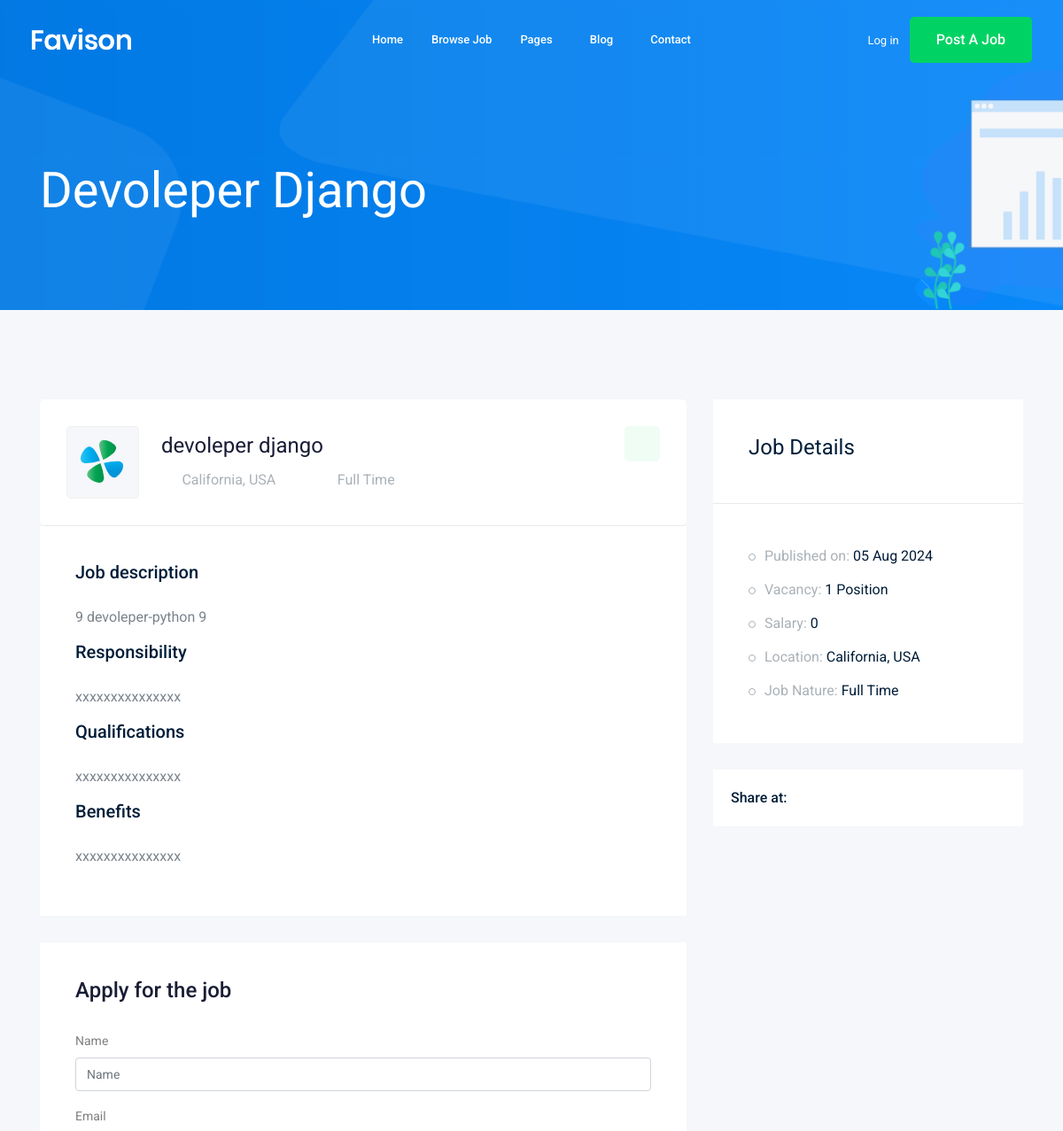
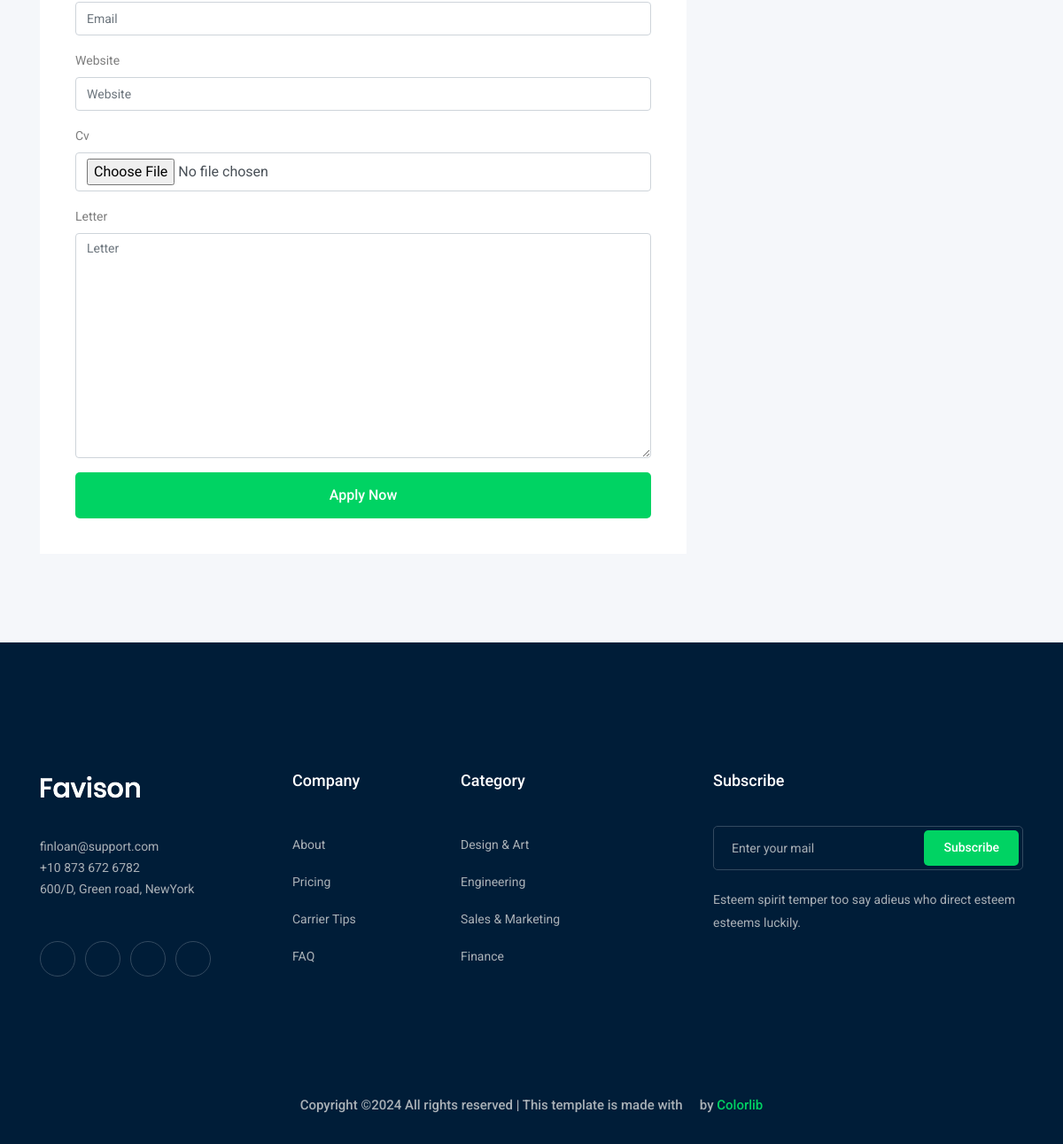
Page /job/devoleper-django/ on the committed database (2 pictures, top to bottom).
### job/models.py (models this page shows, shortened)
class Job(models.Model):
        JOB_TYPE = (
        ('Full Time','Full Time'),
        ('Part Time','Part Time'),
        )
        title= models.CharField(max_length=50)
        job_type = models.CharField(max_length=50,choices=JOB_TYPE)
        description = models.TextField(max_length=10000 )
        responsibility = models.TextField(max_length=10000 )
        qualifications = models.TextField(max_length=10000 )
        benefits = models.TextField(max_length=10000 )
        published_at = models.DateTimeField(auto_now=True)
        vacancy = models.IntegerField(default=1)
        salary = models.IntegerField(default=0)
        experience = models.IntegerField(default=1)
        category = models.ForeignKey('Category',on_delete=models.PROTECT)
        image =models.ImageField(upload_to='job/%Y/%m/%d')
        slug = models.SlugField(blank=True, null=True)
        def __str__(self):
            return self.title

### job/views.py (the view)
# urls.py: path('<str:slug>/', views.job_detail,name='job_detail'),
def job_detail (request,slug) :
    job_detail = Job.objects.get(slug=slug)
    if request.method =='POST' :
        print('\n 1 \n')
        form = ApplyForm(request.POST,request.FILES)
        if form.is_valid():
            print('\n 2 \n')
            myform = form.save(commit=False)
            myform.job=job_detail
            myform.save()
    else:
        form = ApplyForm()
    context = {"job":job_detail,"form":form}
    return render (request,"pages/job/job_detail.html",context)

### job/form.py
class ApplyForm(forms.ModelForm):
    class Meta :
        model = Apply
        fields = ['name', 'email', 'website', 'cv', 'letter']

### templates/pages/job/job_detail.html (shortened to what this page needs)
{% extends "base.html" %}
{% load bootstrap4 %}
{% block content %}
    <div class="bradcam_area bradcam_bg_1">
        <div class="container">
            <div class="row">
                <div class="col-xl-12">
                    <div class="bradcam_text">
                        <h3>{{job}}</h3>
                    </div>
                </div>
            </div>
        </div>
    </div>
    <div class="job_details_area">
        <div class="container">
            <div class="row">
                <div class="col-lg-8">
                    <div class="job_details_header">
                        <div class="single_jobs white-bg d-flex justify-content-between">
                            <div class="jobs_left d-flex align-items-center">
                                <div class="thumb">
                                    <img src="img/svg_icon/1.svg" alt="">
                                </div>
                                <div class="jobs_conetent">
                                    <h4>{{job}}</h4>
                                    <div class="links_locat d-flex align-items-center">
                                        <div class="location">
                                            <p> <i class="fa fa-map-marker"></i> California, USA</p>
                                        </div>
                                        <div class="location">
                                            <p> <i class="fa fa-clock-o"></i>{{job.job_type}}</p>
                                        </div>
                                    </div>
                                </div>
                            </div>
                            <div class="jobs_right">
                                <div class="apply_now">
                                    <a class="heart_mark" href="#"> <i class="ti-heart"></i> </a>
                                </div>
                            </div>
                        </div>
                    </div>
                    <div class="descript_wrap white-bg">
                        <div class="single_wrap">
                            <h4>Job description</h4>
                            <p>{{job.description}}</p>
                            <h4>Responsibility</h4>
                            <p>{{job.responsibility}}</p>
                            <h4>Qualifications</h4>
                            <p>{{job.qualifications}}</p>
                            <h4>Benefits</h4>
                            <p>{{job.benefits}}</p>
                        </div>
                    </div>
                        <div class="apply_job_form white-bg">
                            <h4>Apply for the job</h4>
                            <form method='POST' enctype="multipart/form-data">
                                {% bootstrap_form form %}
                                {% buttons %}
                                            <button class="boxed-btn3 w-100" type="submit">Apply Now</button>
                                    {% endbuttons %}
                            </form>
                    </div>
                </div>
                <div class="col-lg-4">
                    <div class="job_sumary">
                        <div class="summery_header">
                            <h3>Job Details</h3>
                        </div>
                        <div class="job_content">
                            <ul>
                                <li>Published on: <span>{{job.published_at|date:'d M o'}}</span></li>
                                <li>Vacancy: <span>{{job.vacancy}} Position</span></li>
                                <li>Salary: <span>{{job.salary}}</span></li>
                                <li>Location: <span>California, USA</span></li>
                                <li>Job Nature: <span> {{job.job_type}}</span></li>
                            </ul>
                        </div>
                    </div>
                    <div class="share_wrap d-flex">
                        <span>Share at:</span>
                        <ul>
                            <li><a href="#"> <i class="fa fa-facebook"></i></a> </li>
                            <li><a href="#"> <i class="fa fa-google-plus"></i></a> </li>
                            <li><a href="#"> <i class="fa fa-twitter"></i></a> </li>
                            <li><a href="#"> <i class="fa fa-envelope"></i></a> </li>
                        </ul>
                    </div>
                    <div class="job_location_wrap">
                        <div class="job_lok_inner">
                            <div id="map" style="height: 200px;"></div>
                          </div>
                    </div>
                </div>
            </div>
        </div>
    </div>
    {% endblock content %}

### rows in the picture
Job: title "Devoleper Django", title "devoleper django", job_type "Full Time", description "9 devoleper-python 9", responsibility "xxxxxxxxxxxxxxx", qualifications "xxxxxxxxxxxxxxx", benefits "xxxxxxxxxxxxxxx", published_at "05 Aug 2024", vacancy "1", salary "0"
